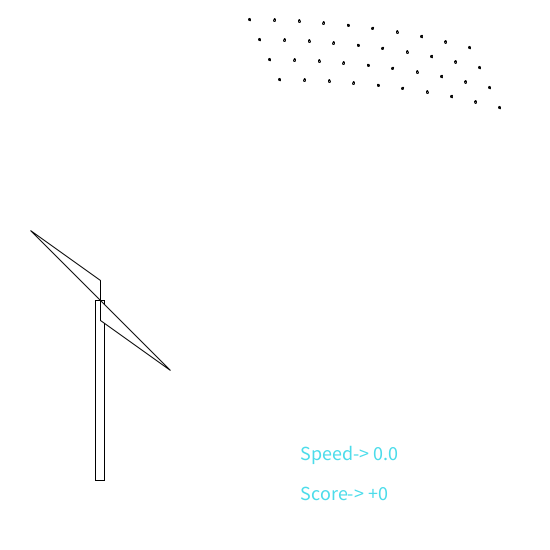
Frame 1 (no input)
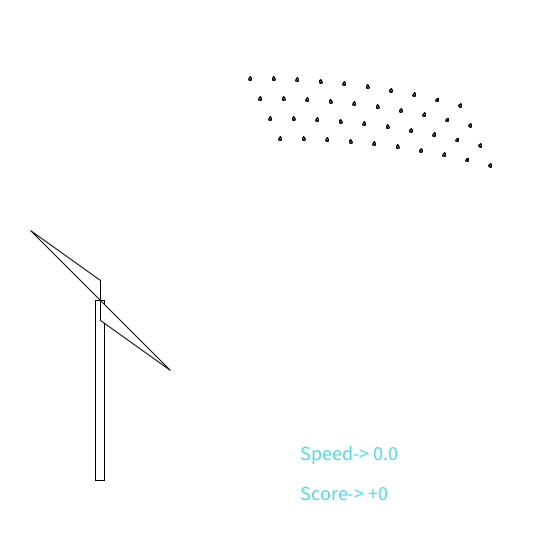
Frame 60 (the mouse pressed at the canvas centre just before this capture)
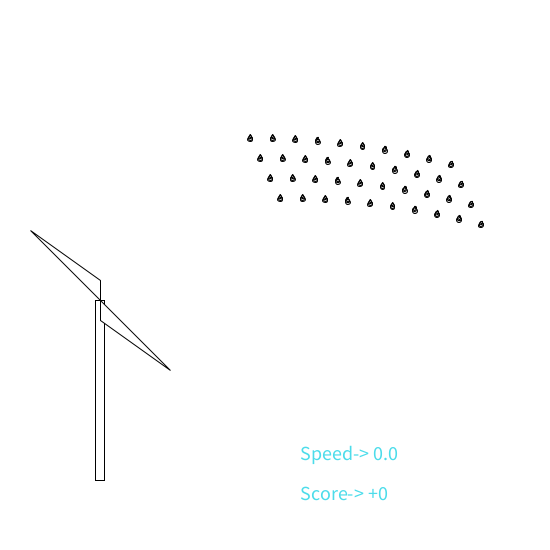
Frame 120 (the mouse held since frame 60 and released just before this capture)

The Processing sketch that drew these frames (run headless with seeded random() and noise(); from frame 60 on, the mouse is pressed at the canvas centre):

// Processing sketch: processing_110809
// ── processing_110809.pde

float rad;
float rad2=20;
float rad3=20;
float rotateRandom=0;
float rotateRandom2=0;
float randomGroups=4;
float randomGroups2=4;
int size=2;
int size2=2;

float r = 0; 
float speed = 0; 
float slowdownSpeed = 0.1;
float dropRotateSpeed=1;
int scoreCount=0;

void setup(){
  size(550,550);
  
}



void draw(){

  background(255);
 
   fill(205);
  
  //Group of raindrops
  for(int k=0;k<randomGroups2;k++){
  for(int j=0;j<10;j++){
  pushMatrix();  
    translate((10*k)+(j*5)+250,k*20);
    rotate(radians(rotateRandom2));
    rotate(radians(random(j,dropRotateSpeed)));
    //rotate(radians(random(j,10)));
  for(int i=0;i<size2;i++){
    
  ellipse(20*j,rad3-i,size2-i,size2-i);
  
    //if(dropRotateSpeed>10)  
    //score();
  
  
  }
  
  popMatrix();
  }
  
  
  
  }
  
  rad = random(50,width-50);
  
  if(rad3>height){
  rad3=20;
  rotateRandom2=random(-6,-20);
  randomGroups2=random(3,6);
  size2=2;
  }
  else{rad3+=1;}
  
  if(frameCount%30==0 && size2<=8){
  size2++;}
  
  
  
  
  
  
  //Windmill
  pushMatrix();
  translate(100,300); 
  fill(255);
  rect(-5, 0, 9, 180);
  rotate(radians(r+=speed)); 
  //println(r);
  println(speed);
  triangle(0, 0, 0, -20, -70, - 70); 
  triangle(0, 0, 0, 20, 70, 70);
  popMatrix();
  

  stopWindmill();
  
  
  textSize(20);
  fill(76,220,234);
  text("Speed-> "+speed,300,460);
  
  textSize(20);
  fill(76,220,234);
  text("Score-> +"+scoreCount,300,500);
  
}


void score(){

  scoreCount++;
  textSize(28);
  fill(76,220,234);
  text("+"+scoreCount,300,300);
}

void mouseMoved() {
  speed = (mouseX-pmouseX);
  speed = map(speed, -100, 100, -50, 50);
  dropRotateSpeed=map(speed,-50,50,0,15);
}


void stopWindmill() {
  if (speed >= slowdownSpeed) {
    speed = speed - slowdownSpeed;
  } 
  else if (speed<=-(slowdownSpeed)) {
    speed = speed + slowdownSpeed;
  }
  else {
    speed = 0;
    if(dropRotateSpeed>0){
    dropRotateSpeed--;
  }
    
  if(dropRotateSpeed>5){
    //score();
    scoreCount++;
  }  
//else if(dropRotateSpeed==0){score();}
}
}
